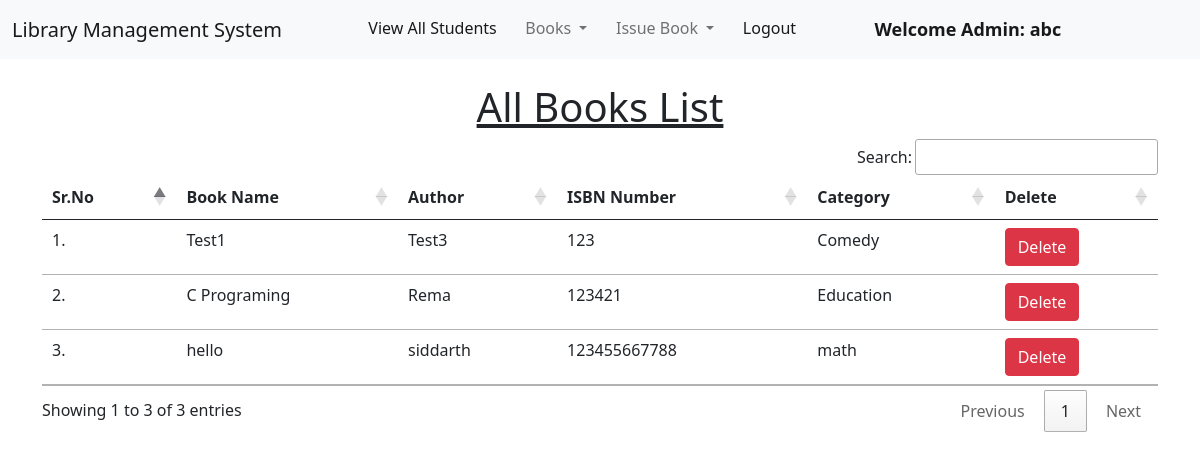
/view_books/ (signed in), run on the app's committed database.
### library/models.py (models this page shows, shortened)
class Book(models.Model):
    name = models.CharField(max_length=200)
    author = models.CharField(max_length=200)
    isbn = models.PositiveIntegerField()
    category = models.CharField(max_length=50)

### library/views.py (the view)
# urls.py: path("view_books/", views.view_books, name="view_books"),
@login_required(login_url = '/admin_login')
def view_books(request):
    books = Book.objects.all()
    return render(request, "view_books.html", {'books':books})

### library/templates/view_books.html (shortened to what this page needs)
{% extends 'admin_navbar.html' %}
{% load static %}
{% block body %}
<div class="container mt-4">
    <h1 class="text-center"><u>All Books List</u></h1>
    <table class="table table-hover" id="example">
        <thead>
            <tr>
                <th>Sr.No</th>
                <th>Book Name</th>
                <th>Author</th>
                <th>ISBN Number</th>
                <th>Category</th>
                <th>Delete</th>
            </tr>
        </thead>
        <tbody>
            {% for book in books %}
            <tr>
                <td>{{forloop.counter}}.</td>
                <td>{{book.name}}</td>
                <td>{{book.author}}</td>
                <td>{{book.isbn}}</td>
                <td>{{book.category}}</td>
                <td><a href="/delete_book/{{book.id}}/" class="btn btn-danger" onclick="return confirm('Are you sure you want to delete this book?')">Delete</a></td>
            </tr>
            {% endfor %}
        </tbody>
    </table>
    </div>
{% endblock %}

### library/templates/admin_navbar.html (shortened to what this page needs)
<!doctype html>
<html lang="en">
  <head>
    <link href="https://cdn.jsdelivr.net/npm/bootstrap@5.1.0/dist/css/bootstrap.min.css" rel="stylesheet">
    <link rel="stylesheet" href="https://cdn.datatables.net/1.10.25/css/jquery.dataTables.min.css">
    <link rel="stylesheet" href="https://cdn.datatables.net/buttons/1.7.1/css/buttons.dataTables.min.css">
  </head>
  <body>
    <nav class="navbar navbar-expand-lg navbar-light bg-light">
        <div class="container-fluid">
          <a class="navbar-brand" href="#"> Library Management System</a>
          <div class="collapse navbar-collapse" id="navbarSupportedContent">
            <ul class="navbar-nav me-auto mb-2 mb-lg-0">
              <li class="nav-item">
                <a class="nav-link active" aria-current="page" href="/view_students/">View All Students</a>
              </li>
              <li class="nav-item dropdown">
                <a class="nav-link dropdown-toggle" href="#" id="navbarDropdown" role="button" data-bs-toggle="dropdown" aria-expanded="false">
                  Books
                </a>
              </li>
              <li class="nav-item dropdown">
                <a class="nav-link dropdown-toggle" href="#" id="navbarDropdown" role="button" data-bs-toggle="dropdown" aria-expanded="false">
                  Issue Book
                </a>
              </li>
              <li class="nav-item">
                <a class="nav-link active" aria-current="page" href="/logout/">Logout</a>
              </li>
              <li class="nav-item">
                <a style="font-weight:600; font-family:'Segoe UI', Tahoma, Geneva, Verdana, sans-serif; font-size: large;" class="nav-link active" href="#">Welcome Admin: {{request.user}}</a>
              </li>
            </ul>
          </div>
        </div>
      </nav>
      {% block body %}
      {% endblock %}
  </body>
</html>

### data on the page
Book: name "Test1", author "Test3", isbn "123", category "Comedy"
Book: name "C Programing", author "Rema", isbn "123421", category "Education"
Book: name "hello", author "siddarth", isbn "123455667788", category "math"

### other printed values
{{ request.user }} "abc"
